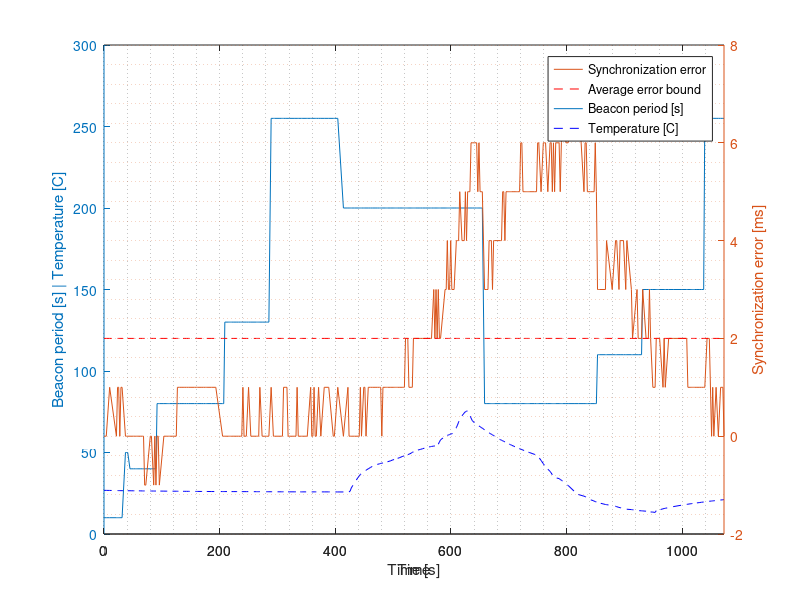
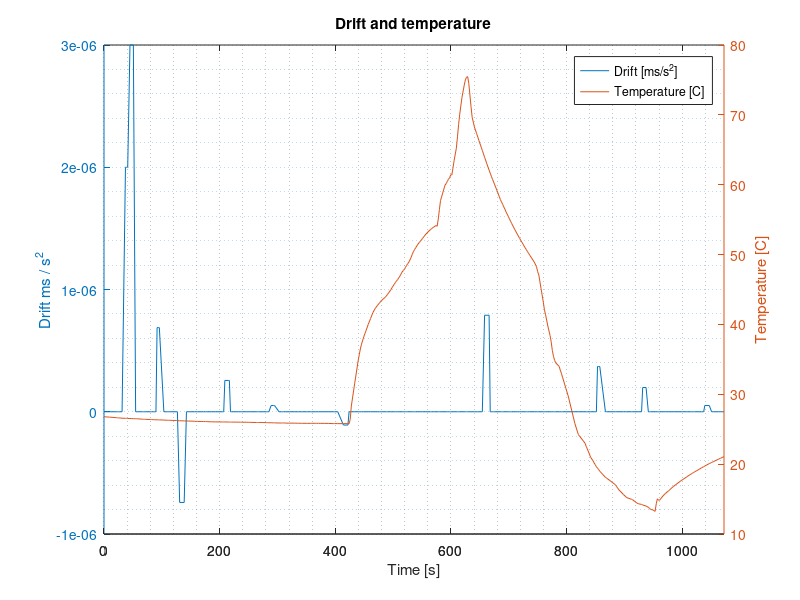
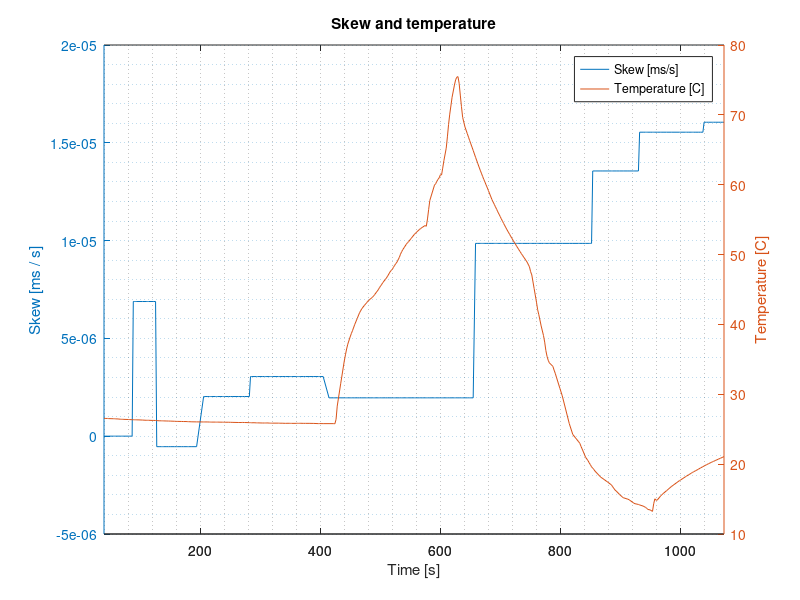

These figures' MATLAB source, in order:
%data = dlmread('2014-12-22 20-13-52.txt'); % Stable measurements
data = dlmread('2014-12-22 16-37-55.txt'); % Unstable measurements

j = 1;
pairedData = zeros(length(data),6);
% pairedData = [timeSyncError, beaconPeriod, drift, skew, temp, seq, timestamp]
for i = 1:length(data)-1
   if ((abs(data(i,7) - data (i+1,7)) < 50) && (data(i,1)-data(i+1,1) ~= 0))
       if (abs(data(i,2)-data(i+1,2)) > 1000000)
           % outlier
           continue;
       end
       
       if(data(i,1) == 1) % parent is i, child is i+1
            pairedData(j,1) = data(i,2)-data(i+1,2);
            pairedData(j,2) = data(i,3);
            pairedData(j,3) = data(i,4);
            pairedData(j,4) = data(i+1,4);
            pairedData(j,5) = data(i+1,5);
            pairedData(j,6) = data(i,6);
            pairedData(j,7) = data(i,7);
       else % parent is i+1, child is i
            pairedData(j,1) = data(i+1,2)-data(i,2);
            pairedData(j,2) = data(i+1,3);
            pairedData(j,3) = data(i+1,4);
            pairedData(j,4) = data(i,4);
            pairedData(j,5) = data(i,5);
            pairedData(j,6) = data(i+1,6);
            pairedData(j,7) = data(i+1,7);
       end
       j = j+1;
   else
       % no match
   end
end
pairedData  = pairedData(1:j-1,:);

% Remove unwanted parts:
pairedData  = pairedData(11:length(pairedData),:); %Unstable
%pairedData  = pairedData(30:length(pairedData)/2-75,:); %Stable

% Normalize timestamps
pairedData(:,7) = (pairedData(:,7)-pairedData(1,7))/1000;

figure(1)
clf

% SyncError, beacon period, temperature and error bound vs time
[hAx,pBeacon,pError] = plotyy(pairedData(:,7),pairedData(:,2),pairedData(:,7),pairedData(:,1));
set(get(hAx(1),'Ylabel'),'String','Beacon period [s] | Temperature [C]') 
set(get(hAx(2),'Ylabel'),'String','Synchronization error [ms]')

axes(hAx(1))
hold on
plot(pairedData(:,7),pairedData(:,5),'--b');
xlabel('Time [s]')

axes(hAx(2))
hold on
plot(pairedData(:,7),ones(size(pairedData(:,7)))*2,'--r');
%ylim([-2 3])
%hAx(2).YTick = [-2 -1 0 1 2 3];
%title('Time Synchronization Error')
xlabel('Time')

grid minor
legend(...
    'Synchronization error',...
    'Average error bound',...
    'Beacon period [s]',...
    'Temperature [C]')

%%
figure(2)
% Drift and temperature vs time
[hAx2,pBeacon,pError] = plotyy(pairedData(:,7),pairedData(:,3),pairedData(:,7),pairedData(:,5)); 

title('Drift and temperature')
xlabel('Time [s]')

ylabel(hAx2(1),'Drift ms / s^2') % left y-axis
ylabel(hAx2(2),'Temperature [C]') % right y-axis

grid minor
legend(...
    'Drift [ms/s^2]',...
    'Temperature [C]')

pairedData  = pairedData(11:length(pairedData),:); %Unstable
figure(3)
% Skew and temperature vs time
[hAx2,pBeacon,pError] = plotyy(pairedData(:,7),pairedData(:,4),pairedData(:,7),pairedData(:,5)); 

title('Skew and temperature')
xlabel('Time [s]')

ylabel(hAx2(1),'Skew [ms / s]') % left y-axis
ylabel(hAx2(2),'Temperature [C]') % right y-axis

grid minor
legend(...
    'Skew [ms/s]',...
    'Temperature [C]')